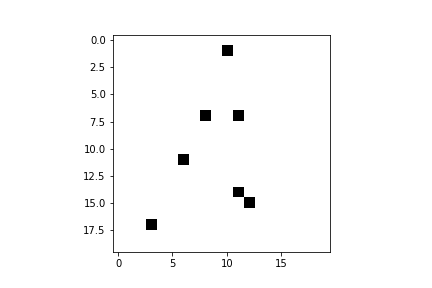
#> input picture 0.png, 432 x 288 px
$ jupyter execute --allow-errors Untitled.ipynb
#> lines starting #> are read from the running program, lines starting #| are printed output that depends on the picture
[cell 1]
import gym
import numpy as np
import cv2
import matplotlib.pyplot as plt
import PIL.Image as Image
import PIL.ImageOps as ImageOps
import random
from gym import Env, spaces
from IPython.display import clear_output

[cell 2]
class Academy(Env):
    # [26 lines left out: function __init__, not called in this run]

    def reset(self):
        self.canvas, self.targets_pos, self.drone1_pos = self.reserve
        self.drone1_battery = 1000

    # [66 lines left out: functions step, render, not called in this run]

#> (a cell that did not finish here is left out)

#> (a cell that did not finish here is left out)

#> (a cell that did not finish here is left out)

[cell 6]
plt.subplot(2,2,1)
#> (this line was passed over: IPython is not available in this run)
im = plt.imread('0.png')
#> im is the input picture: shape (288, 432, 4) float32; mean R, G, B, A 0.981, 0.981, 0.981, 0.385
plt.imshow(im, cmap='gray')
#> (this line was passed over: IPython is not available in this run)
plt.subplot(2,2,2)
#> (this line was passed over: IPython is not available in this run)
im = plt.imread('1.png')
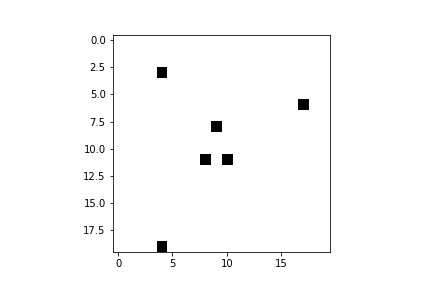
#> input picture 1.png, 432 x 288 px
#> im is the input picture: shape (288, 432, 4) float32; mean R, G, B, A 0.982, 0.982, 0.982, 0.385
plt.imshow(im, cmap='gray')
#> (this line was passed over: IPython is not available in this run)
plt.subplot(2,2,3)
#> (this line was passed over: IPython is not available in this run)
im = plt.imread('2.png')
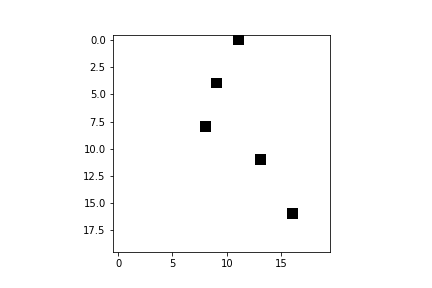
#> input picture 2.png, 432 x 288 px
#> im is the input picture: shape (288, 432, 4) float32; mean R, G, B, A 0.983, 0.983, 0.983, 0.385
plt.imshow(im, cmap='gray')
#> (this line was passed over: IPython is not available in this run)
plt.subplot(2,2,4)
#> (this line was passed over: IPython is not available in this run)
im = plt.imread('3.png')
plt.imshow(im, cmap='gray')

plt.savefig('example_observations.png')
